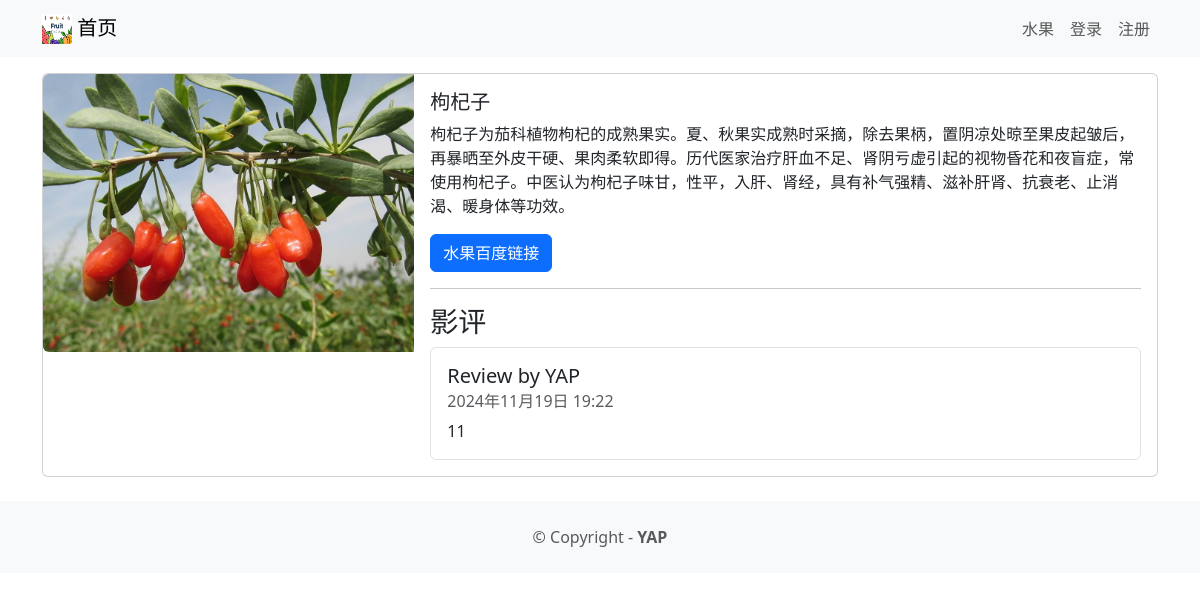
The page /food/1 on the database its author committed.
### food/models.py (models this page shows, shortened)
class Food(models.Model) :
    title = models.CharField(max_length=100,verbose_name='水果名')
    description = models.CharField(max_length=250,verbose_name='水果简介')
    image = models.ImageField(upload_to='food/images/',verbose_name='水果海报')
    url = models.URLField(blank=True,verbose_name='水果链接')
    class Meta:
        verbose_name='水果'
        verbose_name_plural='水果'

class Review(models. Model) :
    text = models.CharField(max_length=100)
    date = models.DateTimeField(auto_now_add=True)
    user = models.ForeignKey(User, on_delete=models.CASCADE)
    food = models.ForeignKey(Food, on_delete=models.CASCADE)
    watchAgain = models.BooleanField()

### food/views.py (the view)
# urls.py: path('<int:food_id>', views.fooddetail, name='fooddetail'),
def fooddetail(request,food_id):
    food = get_object_or_404(Food, pk=food_id)
    reviews=Review.objects.filter(food=food)
    return render(request, 'fooddetail.html', {'food': food,'reviews':reviews})

### food/templates/fooddetail.html (shortened to what this page needs)
{% extends 'base.html' %}
{% block content %}
<div class="card mb-3">
    <div class="row g-0">
        <div class="col-md-4">
            <img src="{{ food.image.url }}" class="img-fluid rounded-start" alt="">
        </div>
        <div class="col-md-8">
            <div class="card-body">
                <h5 class="card-title">{{ food.title }}</h5>
                <p class="card-text">{{ food.description }}</p>
                <p class="card-text">
                    {% if food.url %}
                    <a href="{{ food.url }}" class="btn btn-primary">
                        水果百度链接
                    </a>
                    {% endif %}
                </p>
                 <hr/>
                <h3>影评</h3>
                <ul class="list-group">
                    {% for review in reviews %}
                    <li class="list-group-item pb-3 pt-3">
                        <h5 class="card-title">
                            Review by {{ review.user.username }}
                        </h5>
                        <h6 class="card-subtitle mb-2 text-muted">
                            {{ review.date }}
                        </h6>
                        <p class="card-text">{{ review.text }}</p>
                    </li>
                    {% endfor %}
                </ul>
            </div>
        </div>
    </div>
</div>
{% endblock content %}

### rows shown on the page
Food: image (picture), title "枸杞子", description "枸杞子为茄科植物枸杞的成熟果实。夏、秋果实成熟时采摘，除去果柄，置阴凉处晾至果皮起皱后，再暴晒至外皮干硬、果肉柔软即得。历代医家治疗肝血不足、肾阴亏虚引起的视物昏花和夜盲症，常使用枸杞子。中医认为枸杞子味甘，性平，入肝、肾经，具有补气强精、滋补肝肾、抗衰老、止消渴、暖身体等功效。"
Review: user.username "YAP", date "2024年11月19日 19:22", text "11"
